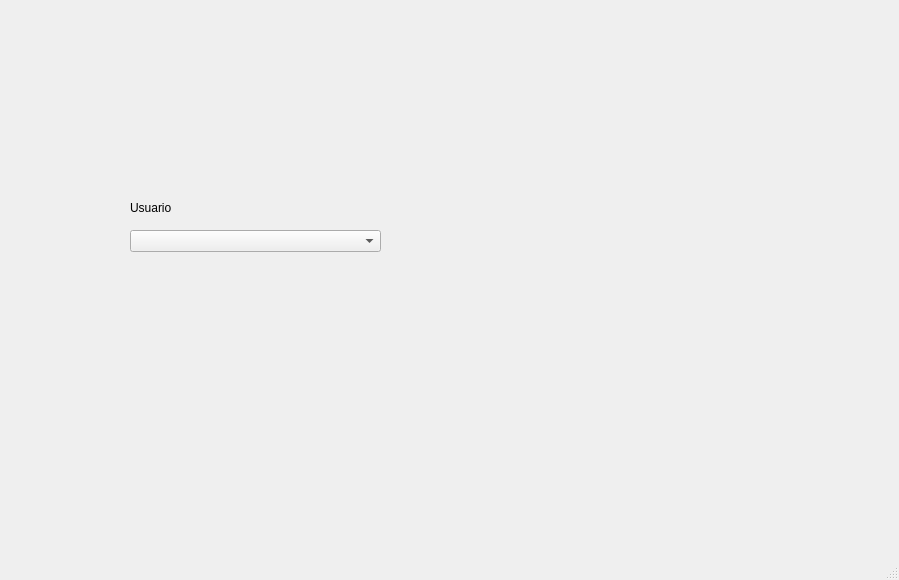
<?xml version="1.0" encoding="UTF-8"?>
<ui version="4.0">
 <class>MainWindow</class>
 <widget class="QMainWindow" name="MainWindow">
  <property name="geometry">
   <rect>
    <x>0</x>
    <y>0</y>
    <width>899</width>
    <height>580</height>
   </rect>
  </property>
  <property name="windowTitle">
   <string>MainWindow</string>
  </property>
  <widget class="QWidget" name="centralwidget">
   <widget class="QLabel" name="label">
    <property name="geometry">
     <rect>
      <x>30</x>
      <y>20</y>
      <width>291</width>
      <height>121</height>
     </rect>
    </property>
    <property name="text">
     <string/>
    </property>
    <property name="pixmap">
     <pixmap resource="../recursos.qrc">:/logo/Imagenes/logo uat.png</pixmap>
    </property>
    <property name="scaledContents">
     <bool>true</bool>
    </property>
   </widget>
   <widget class="QLabel" name="label_2">
    <property name="geometry">
     <rect>
      <x>584</x>
      <y>20</y>
      <width>261</width>
      <height>121</height>
     </rect>
    </property>
    <property name="text">
     <string/>
    </property>
    <property name="pixmap">
     <pixmap resource="../recursos.qrc">:/logo/Imagenes/logo fit.png</pixmap>
    </property>
    <property name="scaledContents">
     <bool>true</bool>
    </property>
   </widget>
   <widget class="QLabel" name="label_4">
    <property name="geometry">
     <rect>
      <x>760</x>
      <y>430</y>
      <width>111</width>
      <height>91</height>
     </rect>
    </property>
    <property name="text">
     <string/>
    </property>
    <property name="pixmap">
     <pixmap resource="../recursos.qrc">:/logo/Imagenes/logoCT.png</pixmap>
    </property>
    <property name="scaledContents">
     <bool>true</bool>
    </property>
   </widget>
   <widget class="QLabel" name="img_persona">
    <property name="geometry">
     <rect>
      <x>460</x>
      <y>190</y>
      <width>171</width>
      <height>141</height>
     </rect>
    </property>
    <property name="text">
     <string/>
    </property>
    <property name="scaledContents">
     <bool>true</bool>
    </property>
   </widget>
   <widget class="QLabel" name="label_3">
    <property name="geometry">
     <rect>
      <x>130</x>
      <y>200</y>
      <width>55</width>
      <height>16</height>
     </rect>
    </property>
    <property name="text">
     <string>Usuario</string>
    </property>
   </widget>
   <widget class="QComboBox" name="combo_persona">
    <property name="geometry">
     <rect>
      <x>130</x>
      <y>230</y>
      <width>251</width>
      <height>22</height>
     </rect>
    </property>
   </widget>
  </widget>
  <widget class="QMenuBar" name="menubar">
   <property name="geometry">
    <rect>
     <x>0</x>
     <y>0</y>
     <width>899</width>
     <height>26</height>
    </rect>
   </property>
  </widget>
  <widget class="QStatusBar" name="statusbar"/>
 </widget>
 <resources>
  <include location="../recursos.qrc"/>
 </resources>
 <connections/>
</ui>
